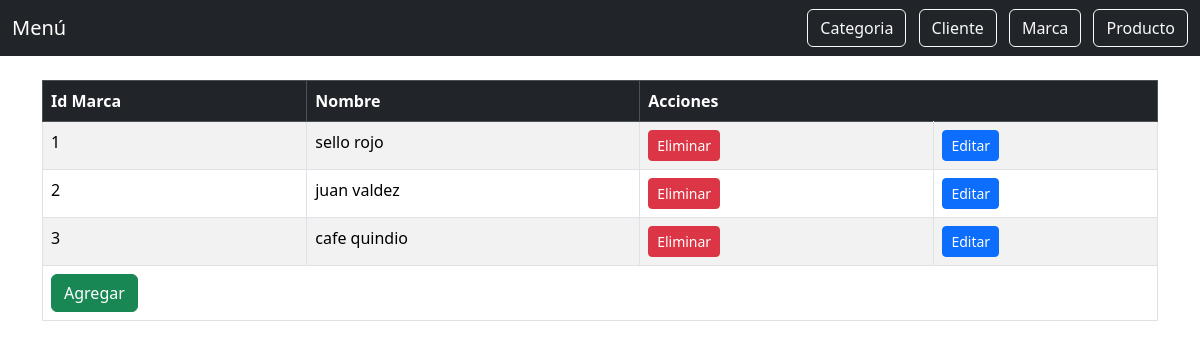
/index.php?vista=marca, run on the app's committed database.
### tables this page shows
CREATE TABLE `marca` (
  `id_marca` int(11) NOT NULL,
  `nombre` varchar(150) NOT NULL
);

### model/marca.php (called while the page is built, shortened)
<?php
    class Marca{
        private $conexion;
        public function __construct($conexion){
            $this->conexion = $conexion;
        }
        public function consultar(){
            $sql = "SELECT * FROM marca ORDER BY id_marca";
            $resultado = mysqli_query($this->conexion, $sql) or die ("Error al consultar los datos");
            $row = [];
            if($resultado->num_rows > 0) {
                $row = $resultado->fetch_all(MYSQLI_ASSOC);
            }
            return $row;
        }
    }

### view/marca.php (the view, shortened to what this page needs)
<?php $marca = new Marca($conn); ?>
<div class="container mt-4">
    <table class="table table-bordered table-striped">
        <thead class="table-dark">
            <tr>
                <th>Id Marca</th>
                <th>Nombre</th>
                <th colspan="2">Acciones</th>
            </tr>
        </thead>
        <tbody>
        <?php
        $m = 0;
        foreach ($marca->consultar() as $key => $value) {
            echo '<tr>';
            echo '<td>' . $value['id_marca'] . '</td>';
            echo '<td>' .  $value['nombre'] . '</td>';
            echo '<td><a href="index.php?vista=marca&&accion=eliminar&&id=' . $value['id_marca'] . '" class="btn btn-danger btn-sm me-2">Eliminar</a></td>';
            echo '<td><a href="index.php?vista=marca&&accion=editar&&id=' . $value['id_marca'] . '&&id_local='.$m.'" class="btn btn-primary btn-sm">Editar</a></td>';
            echo '</tr>';
            $m++;
        }
        ?>
        <tr>
            <td colspan="4">
                <a href="index.php?vista=marca&&accion=agregar" class="btn btn-success">Agregar</a>
            </td>
        </tr>
        </tbody>
    </table>
</div>

### data on the page
marca: id_marca "1", nombre "sello rojo"
marca: id_marca "2", nombre "juan valdez"
marca: id_marca "3", nombre "cafe quindio"
